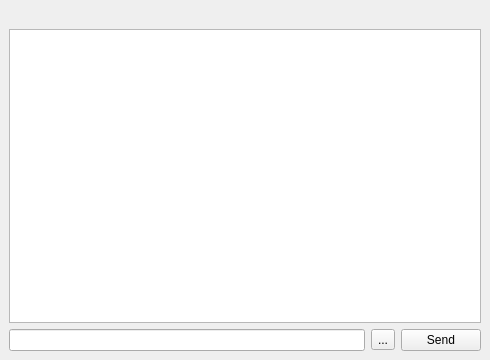
<ui version="4.0" >
 <class>chatwidget</class>
 <widget class="QWidget" name="chatwidget" >
  <property name="geometry" >
   <rect>
    <x>0</x>
    <y>0</y>
    <width>490</width>
    <height>360</height>
   </rect>
  </property>
  <property name="focusPolicy" >
   <enum>Qt::StrongFocus</enum>
  </property>
  <property name="windowTitle" >
   <string>Form</string>
  </property>
  <layout class="QGridLayout" >
   <property name="margin" >
    <number>9</number>
   </property>
   <property name="spacing" >
    <number>6</number>
   </property>
   <item row="2" column="1" >
    <widget class="QToolButton" name="smileys" >
     <property name="text" >
      <string>...</string>
     </property>
     <property name="icon" >
      <iconset>images/22x22/emotes/biggrin.png</iconset>
     </property>
     <property name="checkable" >
      <bool>true</bool>
     </property>
     <property name="popupMode" >
      <enum>QToolButton::InstantPopup</enum>
     </property>
    </widget>
   </item>
   <item row="2" column="2" >
    <widget class="QPushButton" name="sendButton" >
     <property name="text" >
      <string>Send</string>
     </property>
    </widget>
   </item>
   <item row="0" column="0" colspan="3" >
    <layout class="QHBoxLayout" >
     <property name="margin" >
      <number>0</number>
     </property>
     <property name="spacing" >
      <number>6</number>
     </property>
     <item>
      <widget class="QLabel" name="label" >
       <property name="text" >
        <string/>
       </property>
      </widget>
     </item>
     <item>
      <widget class="QLabel" name="avatar" >
       <property name="maximumSize" >
        <size>
         <width>32</width>
         <height>32</height>
        </size>
       </property>
       <property name="text" >
        <string/>
       </property>
      </widget>
     </item>
    </layout>
   </item>
   <item row="1" column="0" colspan="3" >
    <widget class="QTextBrowser" name="textEdit" >
     <property name="openExternalLinks" >
      <bool>true</bool>
     </property>
    </widget>
   </item>
   <item row="2" column="0" >
    <widget class="QLineEdit" name="line" />
   </item>
  </layout>
 </widget>
 <resources/>
 <connections/>
</ui>
